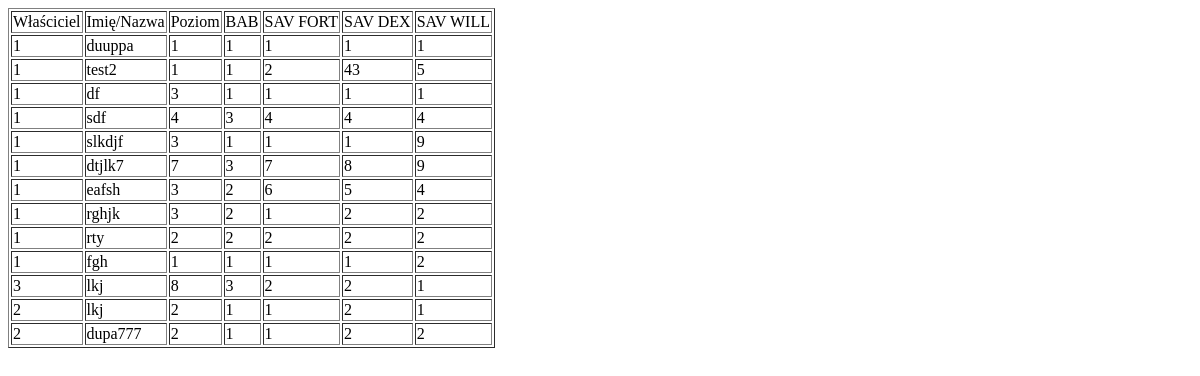
The page /char_list on the database as committed earlier.
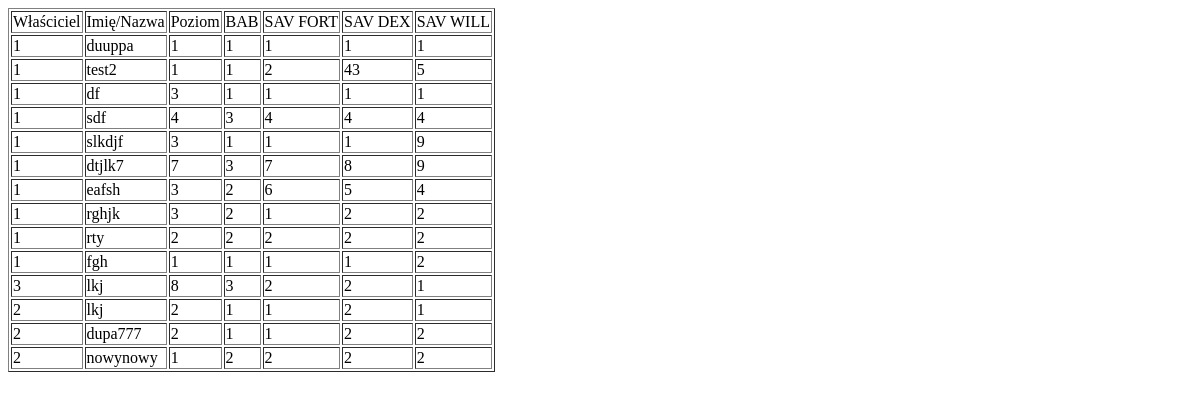
The same page on the database as committed later.
### tables this page shows
CREATE TABLE characters(OWNER_ID INTEGER, NAME TEXT, CHAR_LEVEL INTEGER, BAB_progression INTEGER, SAV_FORT INTEGER, SAV_DEX INTEGER, SAV_WILL INTEGER, FOREIGN KEY(owner_id) REFERENCES users(id));

### app.py (the view)
@app.route('/char_list')
def char_list():
    conn = sqlite3.connect("data.db")
    conn.row_factory = sqlite3.Row
    cur = conn.cursor()
    cur.execute("select * from characters")
    rows = cur.fetchall()
    return render_template("char_list.html", rows=rows)

### templates/char_list.html (shortened to what this page needs)
<!DOCTYPE html>
<html lang="en">
<head>
</head>
<body>
<table border=1>
    <thead>
        <td>Właściciel</td>
        <td>Imię/Nazwa</td>
        <td>Poziom</td>
        <td>BAB</td>
        <td>SAV FORT</td>
        <td>SAV DEX</td>
        <td>SAV WILL</td>
    </thead>
    {% for row in rows %}
        <tr>
        <td>{{ row["OWNER_ID"] }}</td>
        <td>{{ row["NAME"] }}</td>
        <td>{{ row["CHAR_LEVEL"] }}</td>
        <td>{{ row["BAB_progression"] }}</td>
        <td>{{ row["SAV_FORT"] }}</td>
        <td>{{ row["SAV_DEX"] }}</td>
        <td>{{ row["SAV_WILL"] }}</td>
        </tr>
    {% endfor %}
</table>
</body>
</html>

Rows that differ between the two databases and show on the page:
added characters: OWNER_ID "2", NAME "nowynowy", CHAR_LEVEL "1", BAB_progression "2", SAV_FORT "2", SAV_DEX "2", SAV_WILL "2"
